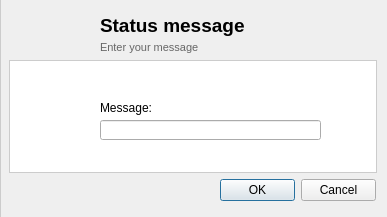
<?xml version="1.0" encoding="UTF-8"?>
<ui version="4.0">
 <class>StatusMessage</class>
 <widget class="QDialog" name="StatusMessage">
  <property name="geometry">
   <rect>
    <x>0</x>
    <y>0</y>
    <width>387</width>
    <height>217</height>
   </rect>
  </property>
  <property name="sizePolicy">
   <sizepolicy hsizetype="Fixed" vsizetype="Fixed">
    <horstretch>0</horstretch>
    <verstretch>0</verstretch>
   </sizepolicy>
  </property>
  <property name="minimumSize">
   <size>
    <width>387</width>
    <height>217</height>
   </size>
  </property>
  <property name="maximumSize">
   <size>
    <width>387</width>
    <height>217</height>
   </size>
  </property>
  <property name="windowTitle">
   <string>Status message</string>
  </property>
  <property name="windowIcon">
   <iconset resource="../images.qrc">
    <normaloff>:/images/rstray3.png</normaloff>:/images/rstray3.png</iconset>
  </property>
  <widget class="QFrame" name="frame">
   <property name="geometry">
    <rect>
     <x>9</x>
     <y>60</y>
     <width>368</width>
     <height>113</height>
    </rect>
   </property>
   <property name="styleSheet">
    <string notr="true">QFrame#frame{background: white;
border: 1px solid #CCCCCC;}
</string>
   </property>
   <widget class="QLabel" name="label_4">
    <property name="geometry">
     <rect>
      <x>91</x>
      <y>40</y>
      <width>261</width>
      <height>16</height>
     </rect>
    </property>
    <property name="text">
     <string>Message:</string>
    </property>
   </widget>
   <widget class="QLineEdit" name="txt_StatusMessage">
    <property name="geometry">
     <rect>
      <x>91</x>
      <y>60</y>
      <width>221</width>
      <height>20</height>
     </rect>
    </property>
   </widget>
  </widget>
  <widget class="QLabel" name="label_3">
   <property name="geometry">
    <rect>
     <x>100</x>
     <y>10</y>
     <width>281</width>
     <height>31</height>
    </rect>
   </property>
   <property name="text">
    <string>&lt;!DOCTYPE HTML PUBLIC &quot;-//W3C//DTD HTML 4.0//EN&quot; &quot;http://www.w3.org/TR/REC-html40/strict.dtd&quot;&gt;
&lt;html&gt;&lt;head&gt;&lt;meta name=&quot;qrichtext&quot; content=&quot;1&quot; /&gt;&lt;style type=&quot;text/css&quot;&gt;
p, li { white-space: pre-wrap; }
&lt;/style&gt;&lt;/head&gt;&lt;body style=&quot; font-family:'MS Shell Dlg 2'; font-size:8.25pt; font-weight:400; font-style:normal;&quot;&gt;
&lt;p style=&quot; margin-top:0px; margin-bottom:0px; margin-left:0px; margin-right:0px; -qt-block-indent:0; text-indent:0px;&quot;&gt;&lt;span style=&quot; font-size:14pt; font-weight:600;&quot;&gt;Status message&lt;/span&gt;&lt;/p&gt;&lt;/body&gt;&lt;/html&gt;</string>
   </property>
  </widget>
  <widget class="QLabel" name="label_2">
   <property name="geometry">
    <rect>
     <x>100</x>
     <y>40</y>
     <width>271</width>
     <height>16</height>
    </rect>
   </property>
   <property name="text">
    <string>&lt;!DOCTYPE HTML PUBLIC &quot;-//W3C//DTD HTML 4.0//EN&quot; &quot;http://www.w3.org/TR/REC-html40/strict.dtd&quot;&gt;
&lt;html&gt;&lt;head&gt;&lt;meta name=&quot;qrichtext&quot; content=&quot;1&quot; /&gt;&lt;style type=&quot;text/css&quot;&gt;
p, li { white-space: pre-wrap; }
&lt;/style&gt;&lt;/head&gt;&lt;body style=&quot; font-family:'MS Shell Dlg 2'; font-size:8.25pt; font-weight:400; font-style:normal;&quot;&gt;
&lt;p style=&quot; margin-top:0px; margin-bottom:0px; margin-left:0px; margin-right:0px; -qt-block-indent:0; text-indent:0px;&quot;&gt;&lt;span style=&quot; font-size:8pt; color:#666666;&quot;&gt;Enter your message&lt;/span&gt;&lt;/p&gt;&lt;/body&gt;&lt;/html&gt;</string>
   </property>
  </widget>
  <widget class="QLabel" name="label">
   <property name="geometry">
    <rect>
     <x>20</x>
     <y>20</y>
     <width>64</width>
     <height>64</height>
    </rect>
   </property>
   <property name="maximumSize">
    <size>
     <width>64</width>
     <height>64</height>
    </size>
   </property>
   <property name="text">
    <string/>
   </property>
   <property name="pixmap">
    <pixmap resource="../images.qrc">:/images/user/personal64.png</pixmap>
   </property>
  </widget>
  <widget class="QFrame" name="frame_2">
   <property name="geometry">
    <rect>
     <x>0</x>
     <y>-1</y>
     <width>391</width>
     <height>241</height>
    </rect>
   </property>
   <property name="styleSheet">
    <string notr="true">QFrame#frame_2{ 
background-color: qlineargradient(x1:0, y1:0, x2:0, y2:1,
stop:0 #FEFEFE, stop:1 #E8E8E8);

border: 1px solid #CCCCCC;}
</string>
   </property>
   <property name="frameShape">
    <enum>QFrame::StyledPanel</enum>
   </property>
   <property name="frameShadow">
    <enum>QFrame::Raised</enum>
   </property>
   <widget class="QDialogButtonBox" name="buttonBox">
    <property name="geometry">
     <rect>
      <x>220</x>
      <y>180</y>
      <width>156</width>
      <height>23</height>
     </rect>
    </property>
    <property name="standardButtons">
     <set>QDialogButtonBox::Cancel|QDialogButtonBox::Ok</set>
    </property>
   </widget>
  </widget>
  <zorder>frame_2</zorder>
  <zorder>frame</zorder>
  <zorder>label_3</zorder>
  <zorder>label_2</zorder>
  <zorder>label</zorder>
 </widget>
 <resources>
  <include location="../images.qrc"/>
 </resources>
 <connections/>
</ui>
